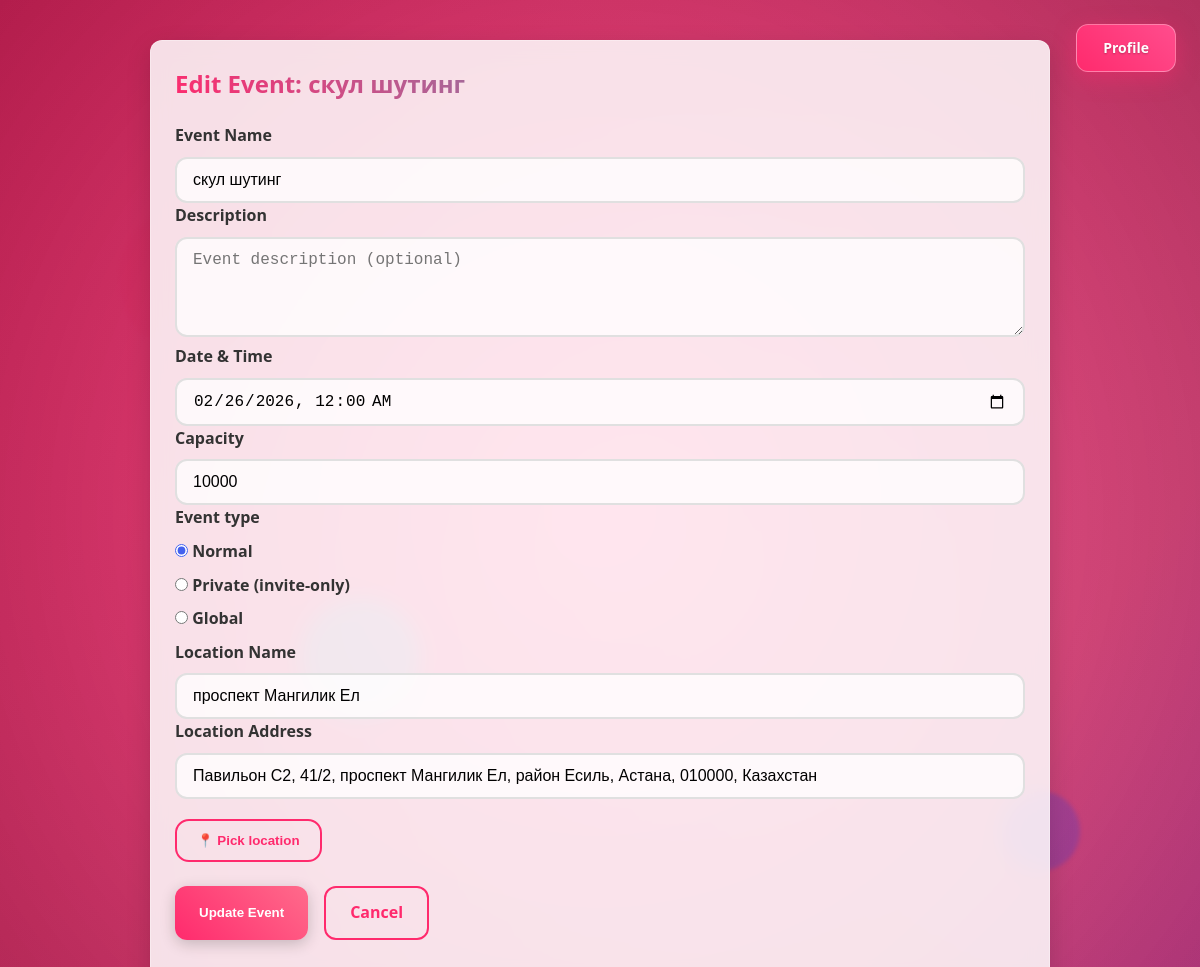
The page /27/edit/ (signed in) on the database as committed earlier.
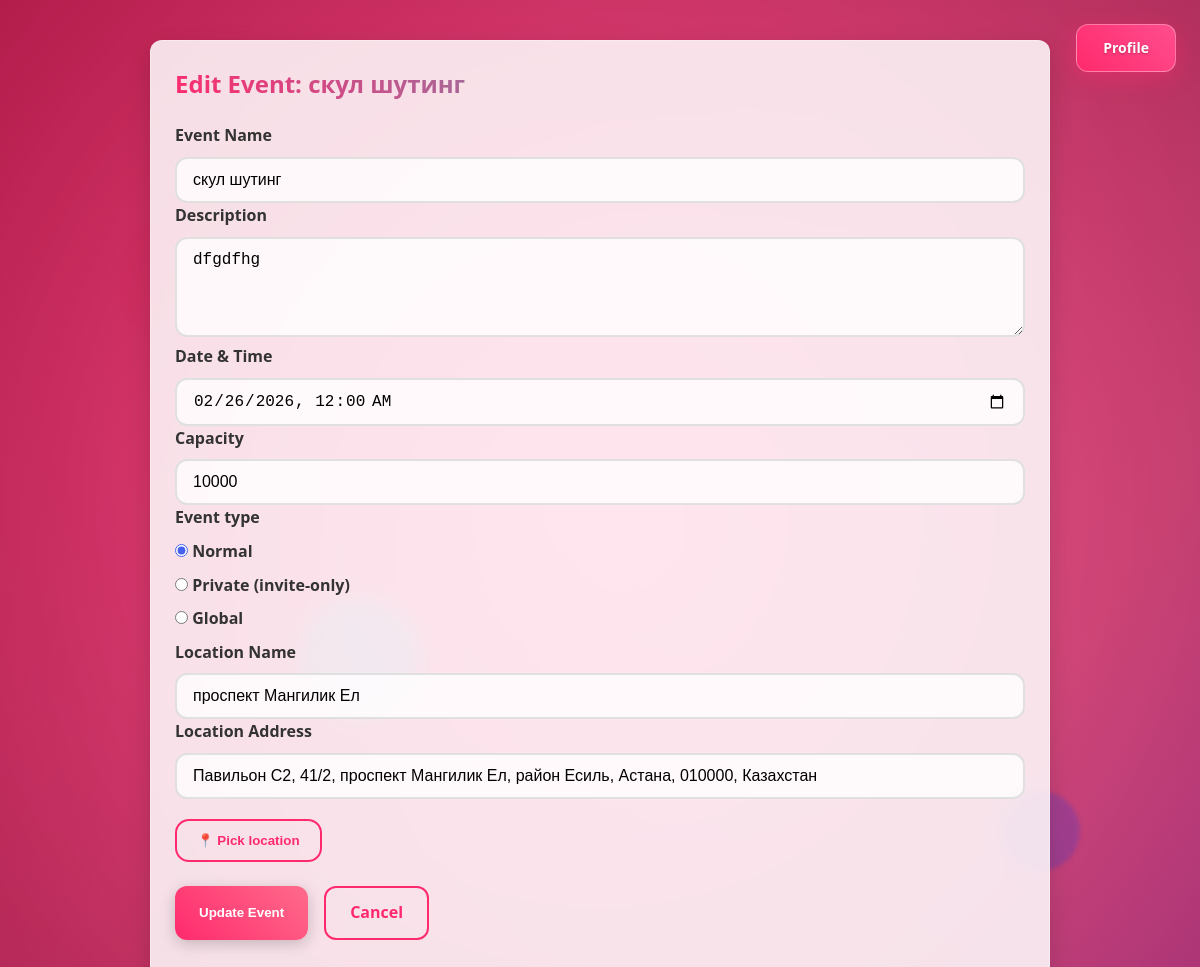
The same page on the database as committed later.
### events/models.py (models this page shows, shortened)
class Event(models.Model):
    owner = models.ForeignKey(
        User,
        on_delete=models.CASCADE,
        related_name='events'
    )
    invited_users = models.ManyToManyField(
        User,
        blank=True,
        related_name="invited_events"
    )
    name = models.CharField(max_length=200)
    date = models.DateTimeField()
    description = models.TextField(
        blank=True,
        help_text="Optional event description",
        default=""
    )
    capacity = models.PositiveIntegerField()
    location_name = models.CharField(max_length=200, blank=True)
    location_address = models.CharField(max_length=300, blank=True)
    latitude = models.DecimalField(max_digits=13, decimal_places=10, null=True, blank=True)
    longitude = models.DecimalField(max_digits=13, decimal_places=10, null=True, blank=True)
    description = models.TextField(blank=True)
    is_global = models.BooleanField(default=False)
    invite_only = models.BooleanField(default=False)
    qr_token = models.UUIDField(default=uuid.uuid4, unique=True, editable=False)

### events/views.py (the view)
# urls.py: path('<int:event_id>/edit/', views.edit_event, name='edit_event'),
@login_required
def edit_event(request, event_id):
    event = get_object_or_404(Event, id=event_id)
    if event.owner != request.user:
        messages.error(request, "You can't edit this event.")
        return redirect("event_detail", event_id=event.id)
    if request.method == "POST":
        form = EventForm(request.POST or None, instance=event, user=request.user)
        if form.is_valid():
            new_capacity = form.cleaned_data["capacity"]
            if new_capacity < event.attendees.count():
                messages.error(
                    request,
                    f"Cannot reduce capacity below current number of attendees ({event.attendees.count()})."
                )
                return render(request, "events/edit_event.html", {"form": form, "event": event})
            visibility = form.cleaned_data.get("visibility") or "none"
            if visibility == "global":
                if not is_global_manager(request.user):
                    messages.error(request, "Only globals group can create global events.")
                    return redirect("event_list")
                event.is_global = True
                event.invite_only = False
            updated_event = form.save(commit=False)
            if visibility == "global":
                updated_event.is_global = True
                updated_event.invite_only = False
            elif visibility == "invite":
                updated_event.is_global = False
                updated_event.invite_only = True
            else:
                updated_event.is_global = False
                updated_event.invite_only = False
            updated_event.save()
            form.save_m2m()
            messages.success(request, "Event updated!")
            return redirect("event_detail", event_id=updated_event.id)
    else:
        form = EventForm(instance=event)
    return render(request, "events/edit_event.html", {"form": form, "event": event})

### templates/events/edit_event.html (shortened to what this page needs)
{% load static %}
<!DOCTYPE html>
<html lang="en">
<head>
  <link rel="stylesheet" href="{% static 'css/styles.css' %}">
  <link
    rel="stylesheet"
    href="https://unpkg.com/leaflet@1.9.4/dist/leaflet.css"
  />
</head>
<body>
  <div class="particle"></div>
  <div class="particle"></div>
  <div class="particle"></div>
  <div class="profile-button-wrapper">
    {% if user.is_authenticated %}
        <a href="{% url 'profile' %}" class="profile-btn">Profile</a>
    {% else %}
        <a href="{% url 'login' %}" class="profile-btn">Log in</a>
    {% endif %}
  </div>
  <div class="container">
    <div class="content-card fade-in-up">
      <h2 class="gradient-text">Edit Event: {{ event.name }}</h2>
      <form method="post">
        <div class="form-group">
          <label for="id_name">Event Name</label>
          {{ form.name }}
        </div>
          <div class="form-group">
              <label for="id_description">Description</label>
              {{ form.description }}
          </div>
        <div class="form-group">
          <label for="id_date">Date & Time</label>
          {{ form.date }}
        </div>
        <div class="form-group">
          <label for="id_capacity">Capacity</label>
          {{ form.capacity }}
        </div>
        <div class="form-group">
          <label>Event type</label>
          <div class="radio-group">
            {{ form.visibility }}
          </div>
        </div>
        <div class="form-group">
          <label for="id_location_name">Location Name</label>
          {{ form.location_name }}
        </div>
        <div class="form-group">
          <label for="id_location_address">Location Address</label>
          {{ form.location_address }}
        </div>
        <div class="form-group" style="display:flex; gap:16px; margin-top:20px;">
          <button
            type="button"
            class="btn btn-outline btn-map"
            onclick="toggleMap()"
          >
            📍 Pick location
          </button>
        </div>
        <div style="display: flex; gap: 16px; margin-top: 24px;">
          <button type="submit" class="btn btn-primary">
            Update Event
          </button>
          <a href="{% url 'event_detail' event.id %}" class="btn btn-outline">
            Cancel
          </a>
        </div>
      </form>
    </div>
  </div>
</body>
</html>

Rows that differ between the two databases and show on the page:
changed Event "скул шутинг": description (not shown) → "dfgdfhg"
